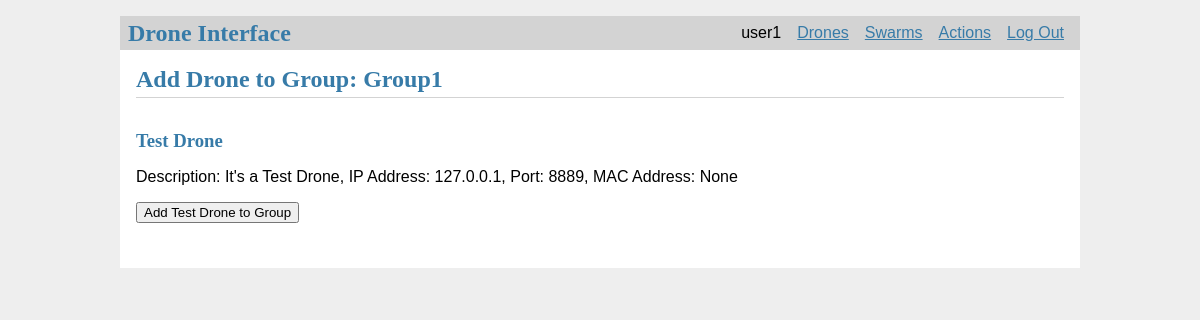
/2/add_drone_to_swarm (signed in), run on the app's committed database.
### tables this page shows
CREATE TABLE user (
  id INTEGER PRIMARY KEY AUTOINCREMENT,
  username TEXT UNIQUE NOT NULL,
  password TEXT NOT NULL
);

CREATE TABLE groups (
  id INTEGER PRIMARY KEY AUTOINCREMENT,
  group_name TEXT NOT NULL
);

CREATE TABLE drones (
  id INTEGER PRIMARY KEY AUTOINCREMENT,
  drone_name TEXT UNIQUE NOT NULL,
  description TEXT NOT NULL,
  ip_addr TEXT NOT NULL,
  port TEXT NOT NULL,
  mac_addr TEXT,
  owner_id INTEGER NOT NULL,
  group_id INTEGER,
  FOREIGN KEY (owner_id) REFERENCES user (id),
  FOREIGN KEY (group_id) REFERENCES groups (id)
);

### flaskr/swarms.py (the view, shortened to what this page needs)
@bp.route('/<int:id>/add_drone_to_swarm', methods=('GET', 'POST'))
def add_drone_to_swarm(id):
    group_id = id
    group = get_group(id)
    user_id = session.get('user_id')
    drones_to_add = get_drones_not_in_group(user_id, group_id)
    return render_template('swarms/add_drone_to_swarm.html', drones_to_group=drones_to_add, group=group)

### flaskr/auth.py (called while the page is built)
@bp.before_app_request
def load_logged_in_user():
    user_id = session.get('user_id')
    if user_id is None:
        g.user = None
    else:
        g.user = get_db().execute(
            'SELECT * FROM user WHERE id = ?', (user_id,)
        ).fetchone()

### flaskr/db.py (called while the page is built)
def get_db():
    if 'db' not in g:
        g.db = sqlite3.connect(
            current_app.config['DATABASE'],
            detect_types=sqlite3.PARSE_DECLTYPES
        )
        g.db.row_factory = sqlite3.Row
    return g.db

### flaskr/swarms.py (called while the page is built)
def get_drones_not_in_group(user_id, group_id, check_author=True):
    drones_not_in_group = get_db().execute(
        'SELECT p.id, drone_name, description, ip_addr, port, mac_addr, owner_id'
        ' FROM drones p JOIN user u ON p.owner_id = u.id'
        ' WHERE u.id = ? AND p.id NOT IN (SELECT drone_id FROM groups_and_drones WHERE group_id = ?)',
        (user_id, group_id,)
    ).fetchall()
    if drones_not_in_group is None:
        abort(404, f"Drone doesn't exist.")
    return drones_not_in_group

def get_group(id, check_author=True):
    group = get_db().execute(
        'SELECT id, group_name'
        ' FROM groups '
        ' WHERE id = ?', (id,)
    ).fetchone()
    if group is None:
        abort(404, f"Group id {id} doesn't exist.")
    return group

### flaskr/templates/swarms/add_drone_to_swarm.html (shortened to what this page needs)
{% extends 'base.html' %}
{% block header %}
  <h1>{% block title %}Add Drone to Group: {{ group['group_name'] }}{% endblock %}</h1>
{% endblock %}
{% block content %}
  {% for drone in drones_to_group %}
    <form method="post">
      <article class="drone">
        <header>
          <div>
            <h1>{{ drone['drone_name'] }}</h1>
          </div>
        </header>
        <p class="description">Description: {{ drone['description'] }},
          IP Address: {{ drone['ip_addr'] }}, Port: {{ drone['port'] }}, MAC Address: {{ drone['mac_addr'] }}</p>
        {% if g.user['id'] == drone['owner_id'] %}
          <input type="submit" name="add_button" value="Add {{ drone['drone_name'] }} to Group">
        {% endif %}
      </article>
    </form>
  {% endfor %}
{% endblock %}

### flaskr/templates/base.html (shortened to what this page needs)
<!doctype html>
<link rel="stylesheet" href="{{ url_for('static', filename='style.css') }}">
<nav>
  <h1>Drone Interface</h1>
  <ul>
    {% if g.user %}
        <li><span>{{ g.user['username'] }}</span>
        <li><a href="{{ url_for('drones.drones_display') }}">Drones</a>
        <li><a href="{{ url_for('swarms.swarms') }}">Swarms</a>
        <li><a href="{{ url_for('actions.mainpage') }}">Actions</a>
        <li><a href="{{ url_for('auth.logout') }}">Log Out</a>
    {% else %}
      <li><a href="{{ url_for('auth.register') }}">Register User</a>
      <li><a href="{{ url_for('auth.login') }}">Log In</a>
    {% endif %}
  </ul>
</nav>
<section class="content">
  <header>
    {% block header %}{% endblock %}
  </header>
  {% block content %}{% endblock %}
</section>

### flaskr/static/style.css (style rules this page uses)
h1 { font-family: serif; color: #377ba8; margin: 1rem 0; }
a { color: #377ba8; }
nav { background: lightgray; display: flex; align-items: center; padding: 0 0.5rem; }
nav h1 { flex: auto; margin: 0; }
nav ul { display: flex; list-style: none; margin: 0; padding: 0; }
nav ul li a, nav ul li span, header .action { display: block; padding: 0.5rem; }
.content { padding: 0 1rem 1rem; }
.content > header { border-bottom: 1px solid lightgray; display: flex; align-items: flex-end; }
.content > header h1 { flex: auto; margin: 1rem 0 0.25rem 0; }
.content:last-child { margin-bottom: 0; }
.content form { margin: 1em 0; display: flex; flex-direction: column; }
.content input, .content textarea { margin-bottom: 1em; }
input[type=submit] { align-self: start; min-width: 10em; }

### data on the page
user: user.username "user1"
groups: group_name "Group1"
drones: drone_name "Test Drone", description "It's a Test Drone", ip_addr "127.0.0.1", port "8889", mac_addr "None", add_button "Add Test Drone to Group"
